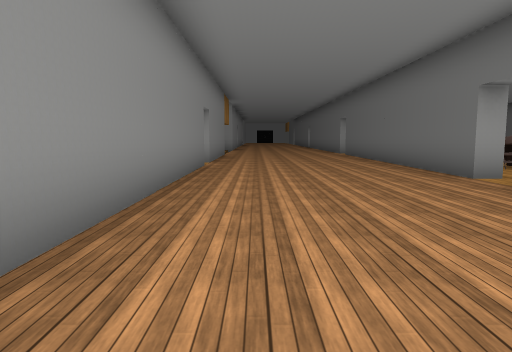
View 1 (above)

23 first-person views from a walk through a scene from a Unity 3-D project. The camera is 1.4 m above the floor, tilts 6° down and sees 70° across. Doors are open. The floor is counted in squares, 2 m on a side. Each view is taken from the middle of a square. On the plan, view 1 faces up. The plan holds only what a view shows up to about 11 squares ahead; the rest is blank. The place goes on beyond the plan. Some surface patterns are stand-ins.

View 2
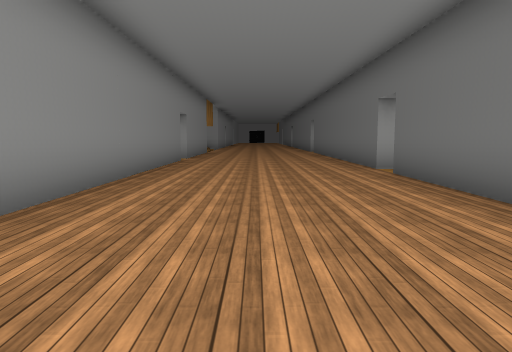

View 3
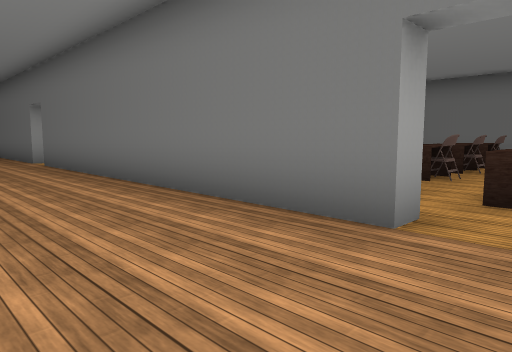

View 4
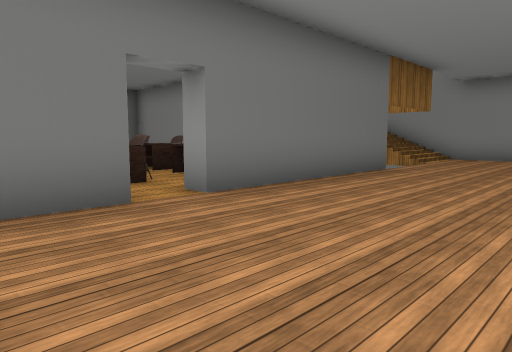

View 5
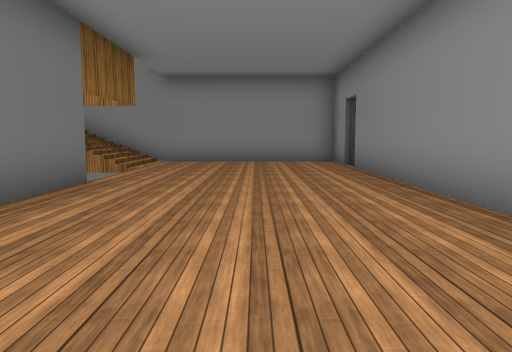

View 6
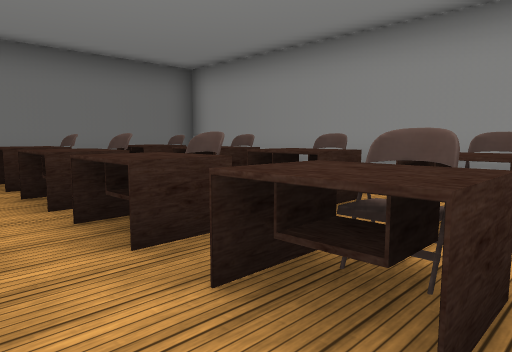

View 7
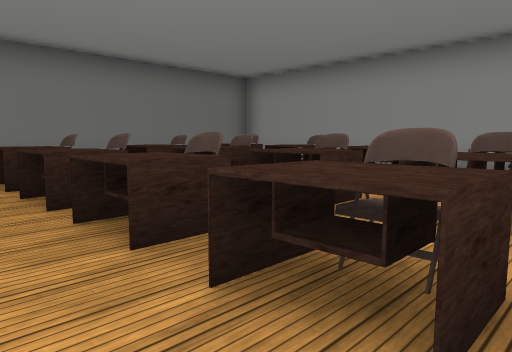

View 8
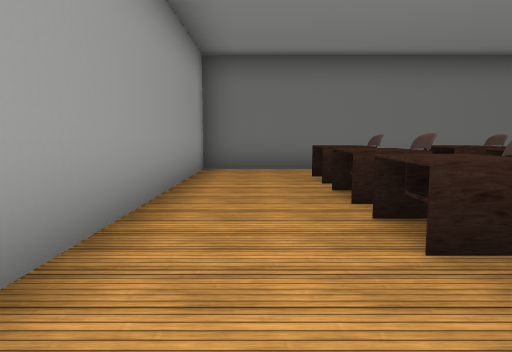

View 9
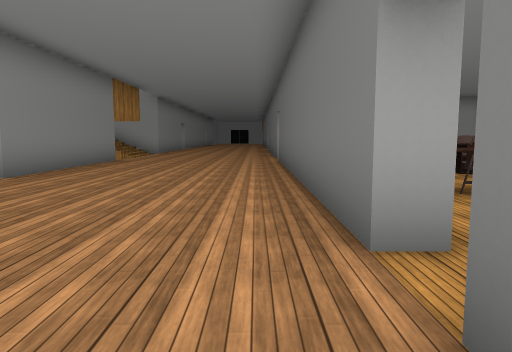

View 10
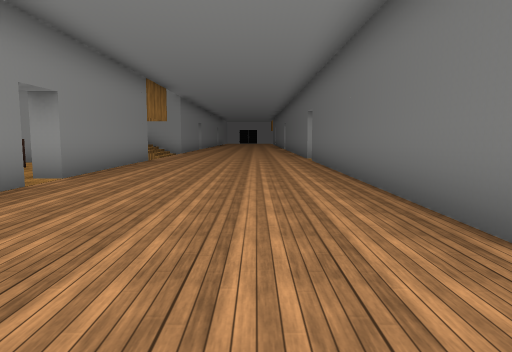

View 11
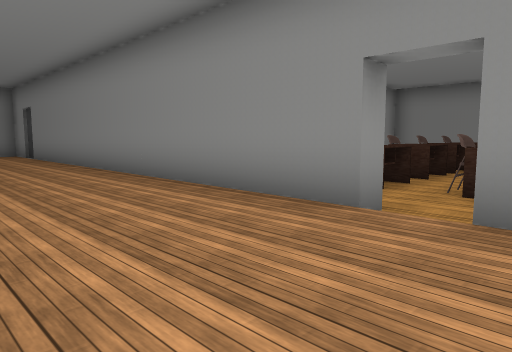

View 12
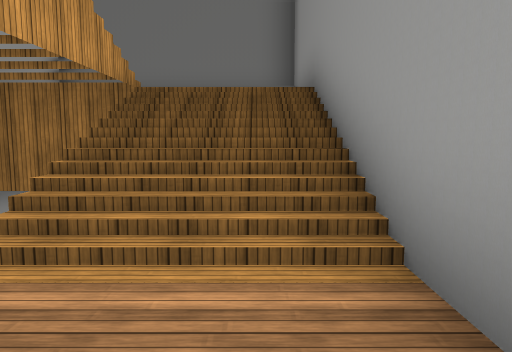

View 13
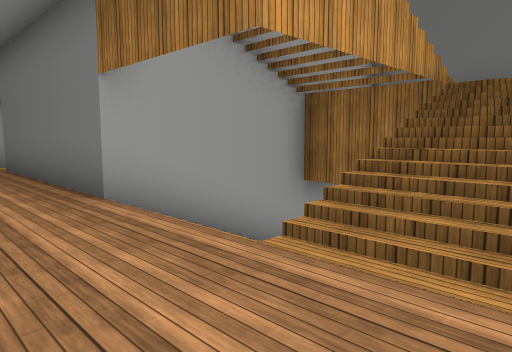

View 14
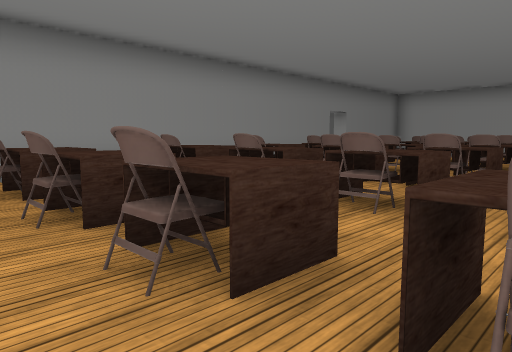

View 15
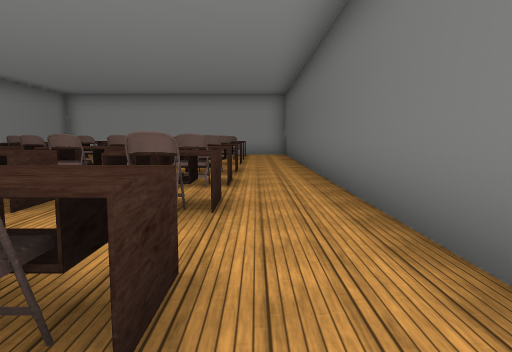

View 16
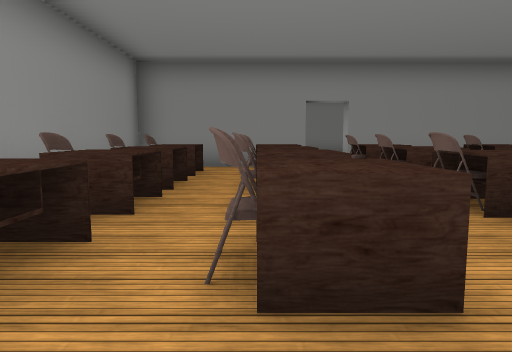

View 17
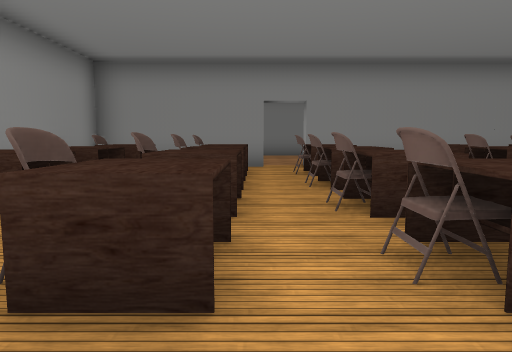

View 18
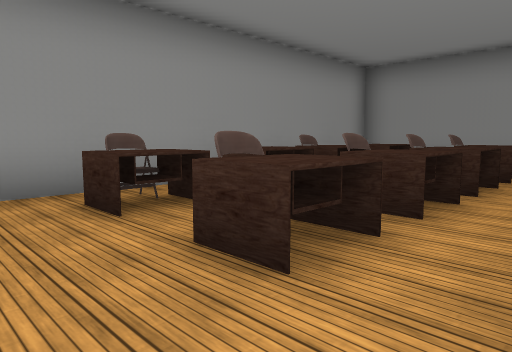

View 19
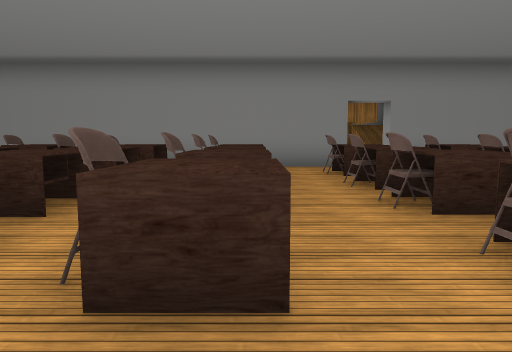

View 20
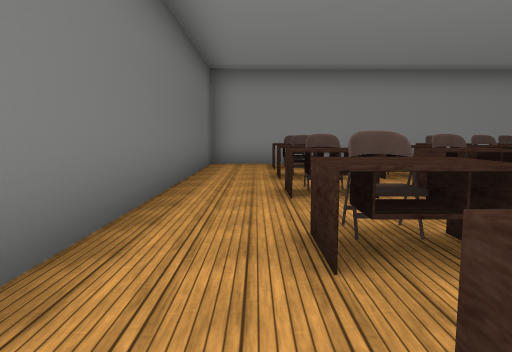

View 21
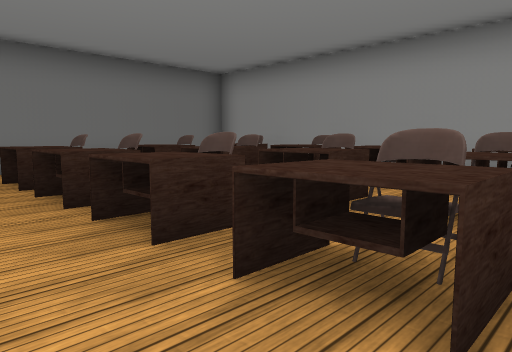

View 22
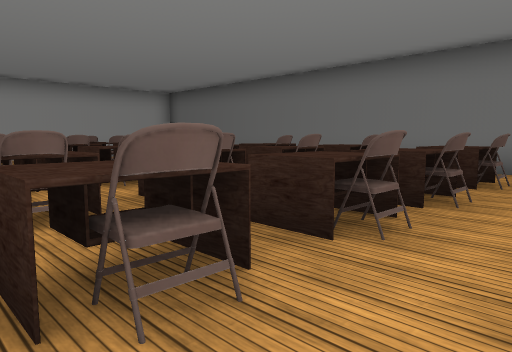

View 23
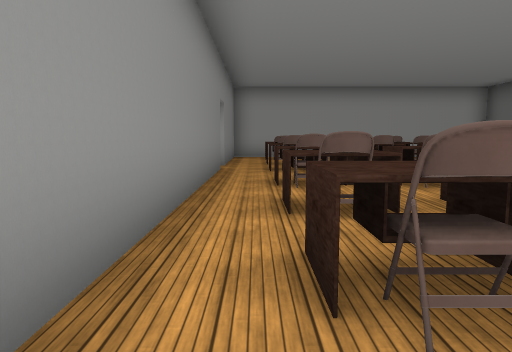

### Floor plan
Key: @ floor where view 1 was taken; # wall or solid block; . main floor; - floor 0.25 m lower than the main floor; / step, stairs or slope; D open door; O other object.
Columns run from 9 left of view 1 to 14 right of it. Each row starts with its distance up from view 1.
 15      ###....DD.OOOO.O..#
 14        #.....#.........#
 13        #.....#.OOOO.O..#
 12      O.#.....#.OOOO.O..#
 11        #.....#.OOOO.O..#
 10        .D....#.OOOO.O..#
  9        #D....#.OOOO.O..#
  8        #.....#.O.OO.O..#
  7        #.....#.........#
  6        #....DD.OOOO.O..#
  5        #....D#.........#
  4        #.....#.OOOO.O..#
  3        #.....#.OOOO.O..#
  2        #.....#.OOOO.O..#
  1        #.....###########
  0      O--D@...# ........#
 -1    ----#D....#.........#
 -2 OOOO-O #.....#.OOOO.O..#
 -3        #.....#.OOOO.O  #
 -4        #....DD.OOOO.O  #
 -5        #....D#.OOOO O  #
 -6        #.....# OOOO O  #
 -7        #.....# O.OO O  #
 -8        #.....#         #
 -9        #.....##########
-10        #.....////  #
-11        #.....// /  #
-12        #.....////  #
-13        #.....////  #
-14        #.....////  #
-15        #############

Where each view was taken, in squares from view 1:
view 1: 0 up, 0 right, facing up
view 2: 2 down, 1 right, facing up
view 3: 5 down, 1 right, facing up-right
view 4: 2 down, 0 right, facing down-right
view 5: 4 down, 1 right, facing down
view 6: 3 down, 5 right, facing down-right
view 7: 1 down, 5 right, facing down-right
view 8: 1 down, 5 right, facing right
view 9: 4 up, 3 right, facing up
view 10: 4 up, 2 right, facing up
view 11: 1 up, 2 right, facing down-left
view 12: 14 down, 2 right, facing right
view 13: 14 down, 2 right, facing up-right
view 14: 5 up, 11 right, facing up-left
view 15: 5 up, 12 right, facing up
view 16: 4 up, 13 right, facing left
view 17: 5 up, 13 right, facing left
view 18: 6 up, 13 right, facing down-left
view 19: 13 up, 13 right, facing left
view 20: 11 up, 12 right, facing down
view 21: 8 up, 5 right, facing down-right
view 22: 7 up, 5 right, facing up-right
view 23: 7 up, 5 right, facing up
